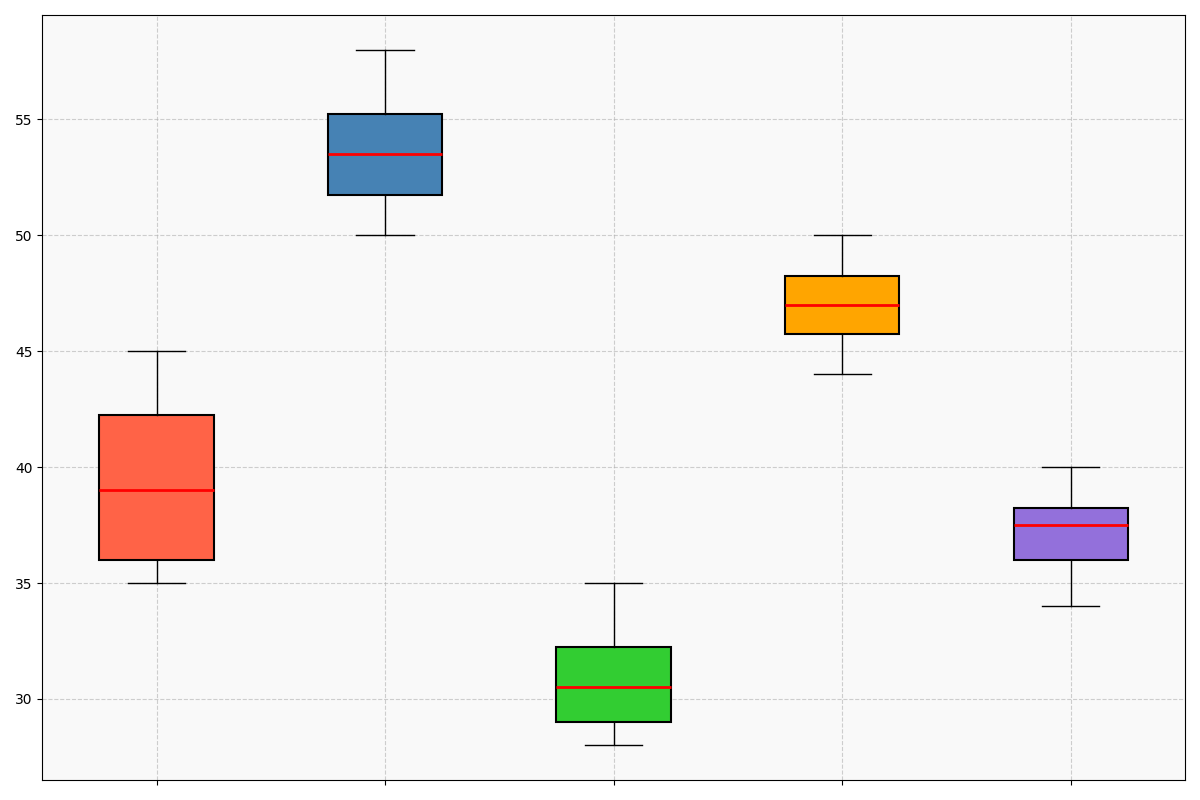

Generate this figure with Python:
import matplotlib.pyplot as plt

# Data representing monthly temperatures (in °C) at five different wells
well_temps = [
    [35, 36, 38, 40, 42, 45, 43, 41, 44, 37, 36, 35],  # Well A
    [50, 52, 54, 56, 55, 57, 58, 54, 53, 51, 52, 50],  # Well B
    [28, 30, 29, 31, 33, 35, 34, 32, 31, 30, 29, 28],  # Well C
    [45, 46, 47, 48, 49, 50, 49, 48, 47, 46, 45, 44],  # Well D
    [39, 38, 37, 36, 35, 34, 36, 38, 40, 39, 38, 37]   # Well E
]

fig, ax = plt.subplots(figsize=(12, 8))

bp = ax.boxplot(well_temps, patch_artist=True, notch=False, vert=True,
                boxprops=dict(color='black', linewidth=1.5),
                medianprops=dict(color='red', linewidth=2),
                whiskerprops=dict(color='black'),
                capprops=dict(color='black'),
                flierprops=dict(marker='o', color='blue', alpha=0.5))

new_colors = ['#FF6347', '#4682B4', '#32CD32', '#FFA500', '#9370DB']
for patch, color in zip(bp['boxes'], new_colors):
    patch.set_facecolor(color)

ax.set_xticklabels([])
ax.grid(True, linestyle='--', alpha=0.6)
ax.set_facecolor('#f9f9f9')
plt.tight_layout()

plt.show()
